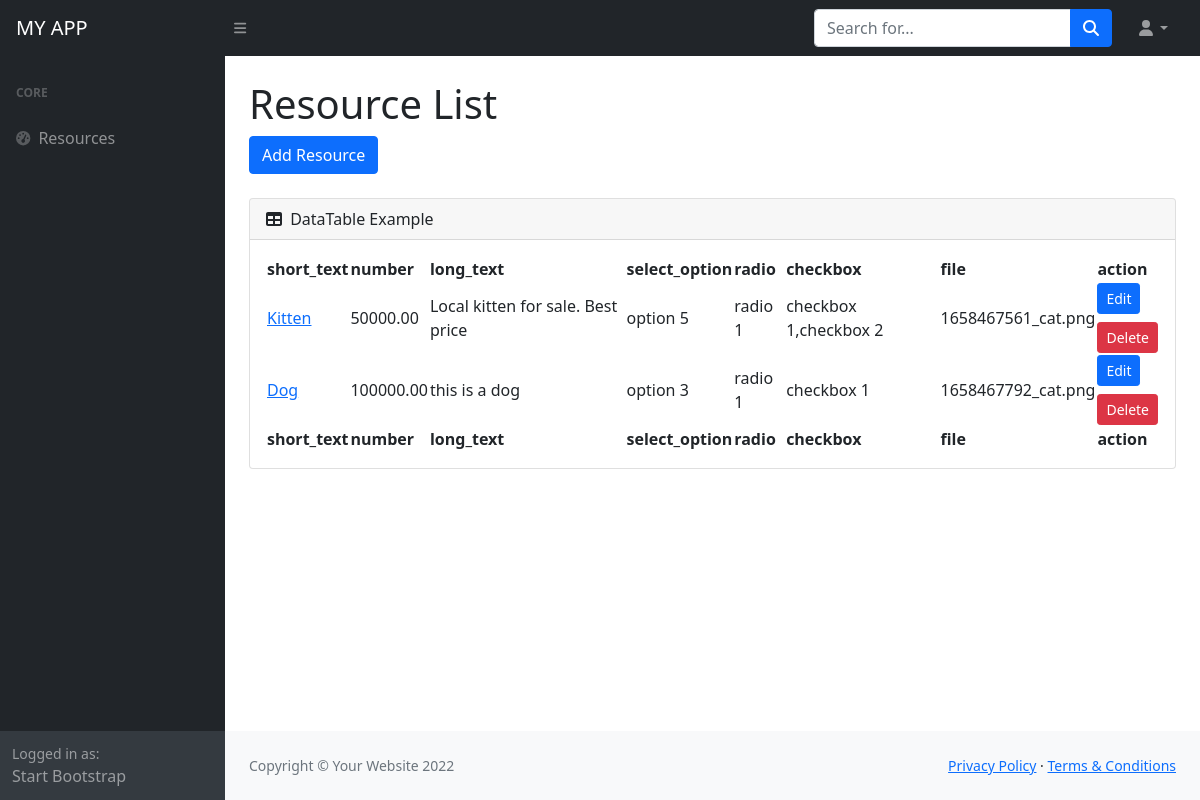
Before: /crud/admin/resource_list.php with the older database file.
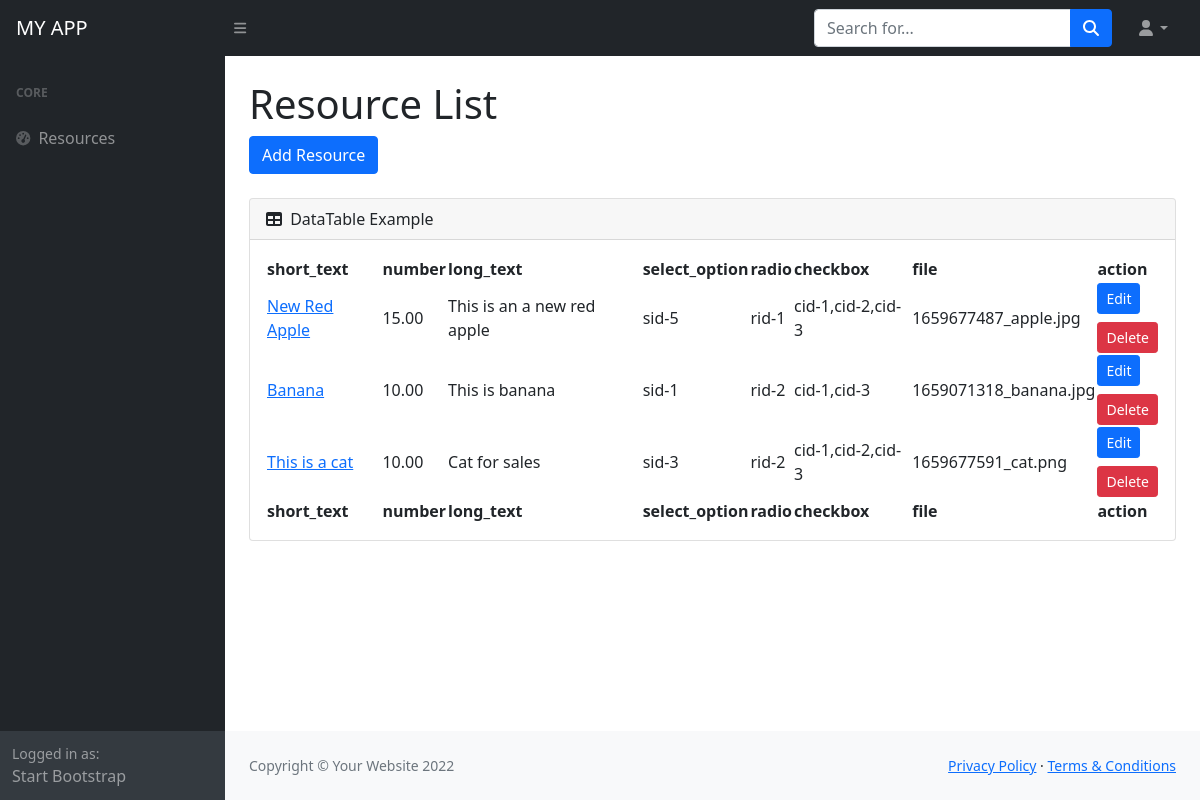
After: the same page with the newer database file.
### tables this page shows
CREATE TABLE `resources` (
  `id` int(11) NOT NULL,
  `short_text` varchar(32) NOT NULL,
  `number` decimal(10,2) NOT NULL,
  `long_text` text NOT NULL,
  `select_option` varchar(32) NOT NULL,
  `radio` varchar(32) NOT NULL,
  `checkbox` varchar(255) NOT NULL,
  `file` varchar(255) NOT NULL,
  `created_on` timestamp NOT NULL DEFAULT current_timestamp()
);

### crud/inc/functions.php (called while the page is built, shortened)
<?php
function getResources($conn){
	$sql = "SELECT * FROM resources";
	$result = $conn->query($sql);
	$data = array();
	if ($result->num_rows > 0) {
	  while($row = $result->fetch_assoc()) {
	    array_push($data, $row);
	  }
	}
	return $data;
}

### crud/admin/resource_list.php (the view, shortened to what this page needs)
<?php
include("inc/header.php");
include("../inc/connect.php");
include("../inc/functions.php");
$resources = getResources($conn);
?>
<h1 class="mt-4">Resource List</h1>
<a href="resource_create.php" class="btn btn-primary">Add Resource</a>
<?php if(count($resources)): ?>
	<div class="card mb-4 mt-4">
        <div class="card-header">
            <i class="fas fa-table me-1"></i>
            DataTable Example
        </div>
        <div class="card-body">
            <table id="datatablesSimple">
                <thead>
                    <tr>
                    	<th>short_text</th>
                        <th>number</th>
                        <th>long_text</th>
                        <th>select_option</th>
                        <th>radio</th>
                        <th>checkbox</th>
                        <th>file</th>
                        <th>action</th>
                    </tr>
                </thead>
                <tfoot>
                    <tr>
                        <th>short_text</th>
                        <th>number</th>
                        <th>long_text</th>
                        <th>select_option</th>
                        <th>radio</th>
                        <th>checkbox</th>
                        <th>file</th>
                        <th>action</th>
                    </tr>
                </tfoot>
                <tbody>
                	<?php foreach($resources as $resource): ?>
                	<?php
                		$checkbox_array = unserialize($resource['checkbox']);
                		$checkbox_string = implode(",",$checkbox_array);
                	?>
                    <tr>
                        <td><a href="resource_view.php?id=<?php echo $resource['id']; ?>"><?php echo $resource['short_text']; ?></a></td>
                        <td><?php echo $resource['number']; ?></td>
                        <td><?php echo $resource['long_text']; ?></td>
                        <td><?php echo $resource['select_option']; ?></td>
                        <td><?php echo $resource['radio']; ?></td>
                        <td><?php echo $checkbox_string ; ?></td>
                        <td><?php echo $resource['file']; ?></td>
                        <td>
                        	<a href="resource_update.php?id=<?php echo  $resource['id']; ?>" class="btn btn-primary btn-sm btn-block mb-2">Edit</a>
                        	<form action="resource_delete.php" method="post">
                                <button  class="btn btn-danger btn-sm btn-block" >Delete</button>
                            </form>
                        </td>
                    </tr>
                    <?php endforeach; ?>
                </tbody>
            </table>
        </div>
    </div>
<?php else: ?>
	<p>No Data</p>
<?php endif;?>
<?php
include("inc/footer.php");
?>

### crud/admin/inc/header.php (shortened to what this page needs)
<!DOCTYPE html>
<html lang="en">
    <head>
        <link href="https://cdn.jsdelivr.net/npm/simple-datatables@latest/dist/style.css" rel="stylesheet" />
        <link href="css/styles.css" rel="stylesheet" />
    </head>
    <body class="sb-nav-fixed">
        <nav class="sb-topnav navbar navbar-expand navbar-dark bg-dark">
            <a class="navbar-brand ps-3" href="index.html">MY APP</a>
            <button class="btn btn-link btn-sm order-1 order-lg-0 me-4 me-lg-0" id="sidebarToggle" href="#!"><i class="fas fa-bars"></i></button>
            <form class="d-none d-md-inline-block form-inline ms-auto me-0 me-md-3 my-2 my-md-0">
                <div class="input-group">
                    <input class="form-control" type="text" placeholder="Search for..." aria-label="Search for..." aria-describedby="btnNavbarSearch" />
                    <button class="btn btn-primary" id="btnNavbarSearch" type="button"><i class="fas fa-search"></i></button>
                </div>
            </form>
            <ul class="navbar-nav ms-auto ms-md-0 me-3 me-lg-4">
                <li class="nav-item dropdown">
                    <a class="nav-link dropdown-toggle" id="navbarDropdown" href="#" role="button" data-bs-toggle="dropdown" aria-expanded="false"><i class="fas fa-user fa-fw"></i></a>
                </li>
            </ul>
        </nav>
        <div id="layoutSidenav">
            <div id="layoutSidenav_nav">
                <nav class="sb-sidenav accordion sb-sidenav-dark" id="sidenavAccordion">
                    <div class="sb-sidenav-menu">
                        <div class="nav">
                            <div class="sb-sidenav-menu-heading">Core</div>
                            <a class="nav-link" href="resource_list.php">
                                <div class="sb-nav-link-icon"><i class="fas fa-tachometer-alt"></i></div>
                                Resources
                            </a>
                        </div>
                    </div>
                    <div class="sb-sidenav-footer">
                        <div class="small">Logged in as:</div>
                        Start Bootstrap
                    </div>
                </nav>
            </div>
            <div id="layoutSidenav_content">
                <main>
                    <div class="container-fluid px-4">

### crud/admin/inc/footer.php (shortened to what this page needs)
</div>
                </main>
                <footer class="py-4 bg-light mt-auto">
                    <div class="container-fluid px-4">
                        <div class="d-flex align-items-center justify-content-between small">
                            <div class="text-muted">Copyright &copy; Your Website 2022</div>
                            <div>
                                <a href="#">Privacy Policy</a>
                                &middot;
                                <a href="#">Terms &amp; Conditions</a>
                            </div>
                        </div>
                    </div>
                </footer>
            </div>
        </div>
    </body>
</html>

Changed rows visible on the page:
removed resources: short_text "Kitten", number "50000.00", long_text "Local kitten for sale. Best price", select_option "option 5", radio "radio 1", checkbox "checkbox 1,checkbox 2", file "1658467561_cat.png"
removed resources: short_text "Dog", number "100000.00", long_text "this is a dog", select_option "option 3", radio "radio 1", checkbox "checkbox 1", file "1658467792_cat.png"
added resources: short_text "New Red Apple", number "15.00", long_text "This is an a new red apple", select_option "sid-5", radio "rid-1", checkbox "cid-1,cid-2,cid-3", file "1659677487_apple.jpg"
added resources: short_text "Banana", number "10.00", long_text "This is banana", select_option "sid-1", radio "rid-2", checkbox "cid-1,cid-3", file "1659071318_banana.jpg"
added resources: short_text "This is a cat", number "10.00", long_text "Cat for sales", select_option "sid-3", radio "rid-2", checkbox "cid-1,cid-2,cid-3", file "1659677591_cat.png"
